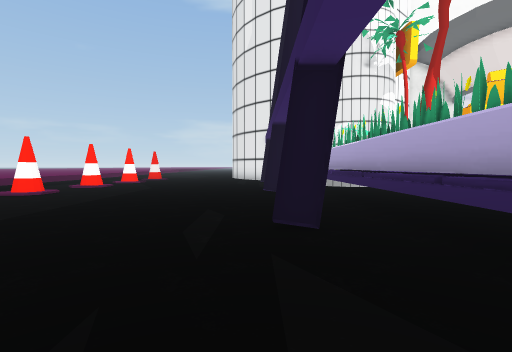
View 1 (above)

24 first-person views from a walk through a 3-D level made in the Unity game engine. The camera is 1.4 m above the floor, tilts 2° down and sees 85° across. The floor is counted in squares, 2 m on a side. Each view is taken from the middle of a square. On the plan, view 1 faces up. The plan holds only what a view shows up to about 9 squares ahead; the rest is blank. The place goes on beyond the plan. Some surface patterns are stand-ins.

View 2
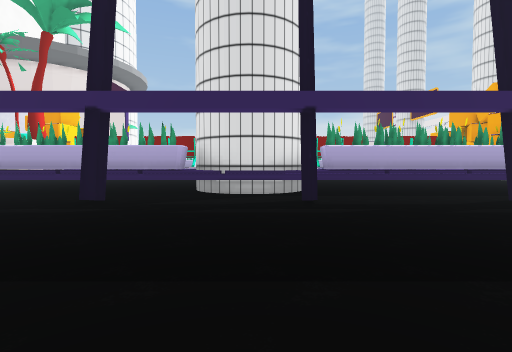

View 3
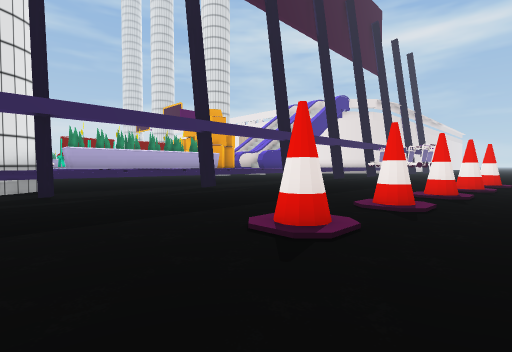

View 4
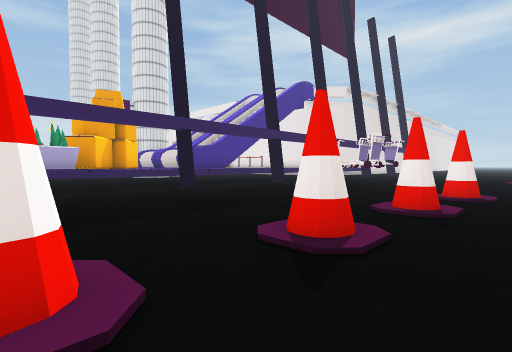

View 5
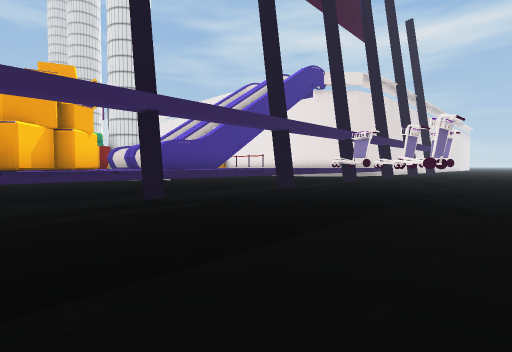

View 6
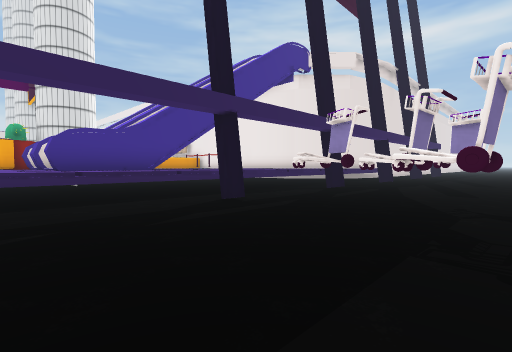

View 7
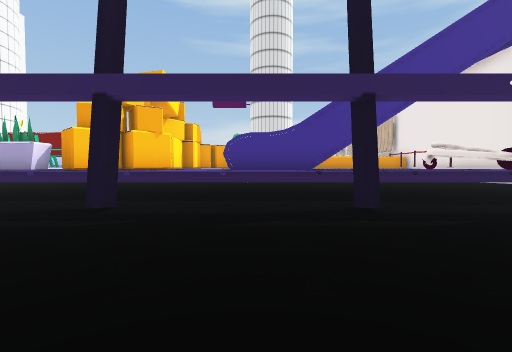

View 8
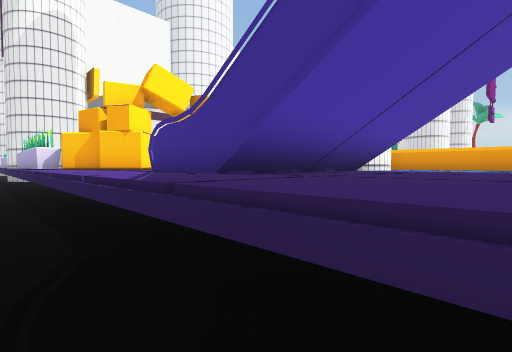

View 9
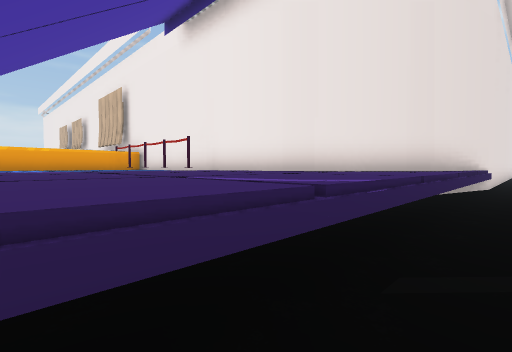

View 10
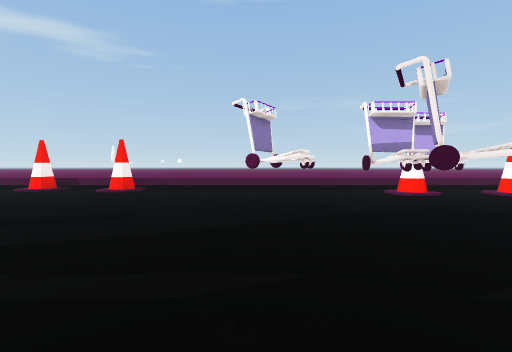

View 11
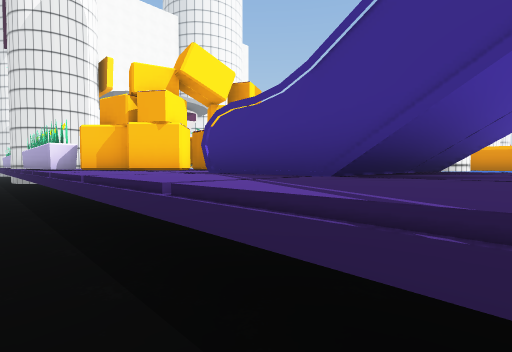

View 12
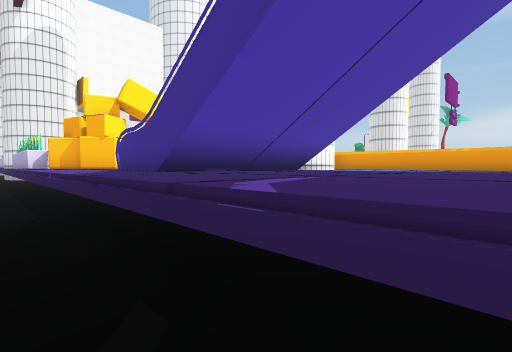

View 13
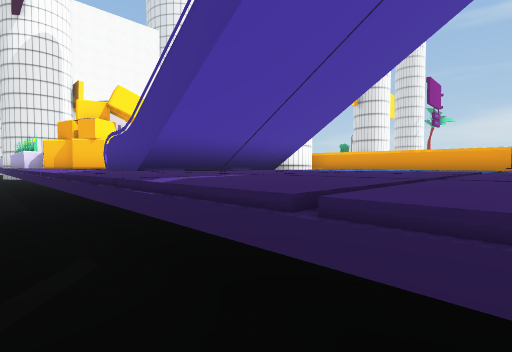

View 14
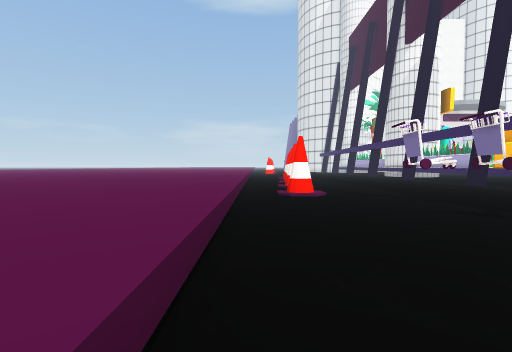

View 15
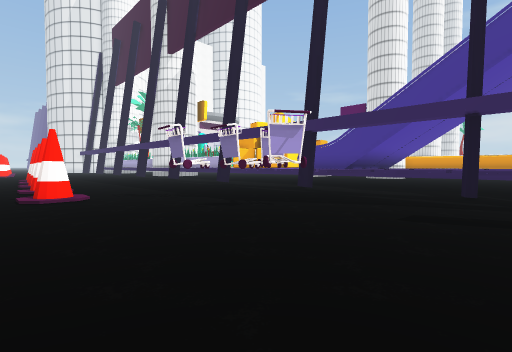

View 16
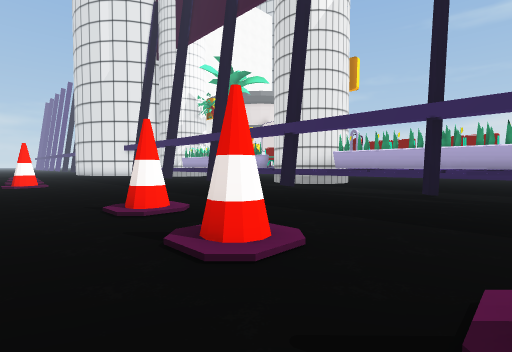

View 17
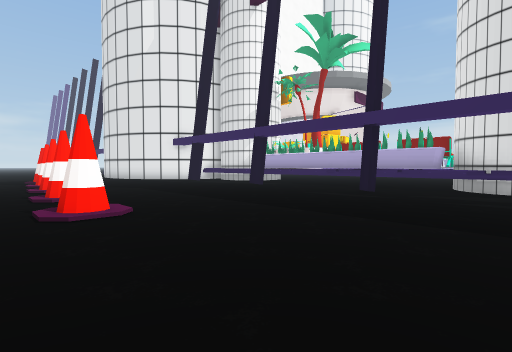

View 18
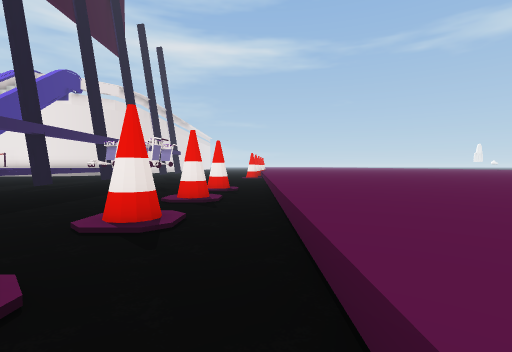

View 19
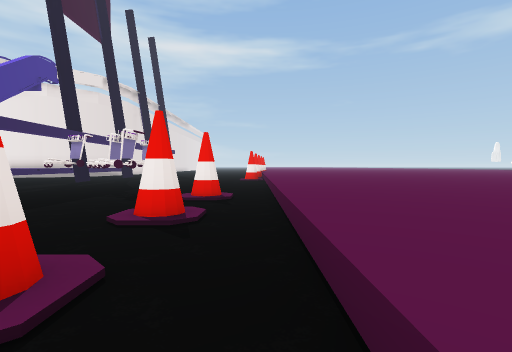

View 20
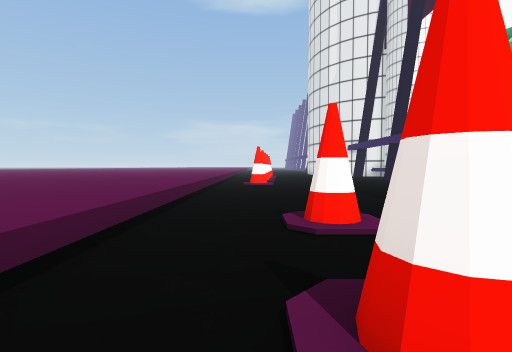

View 21
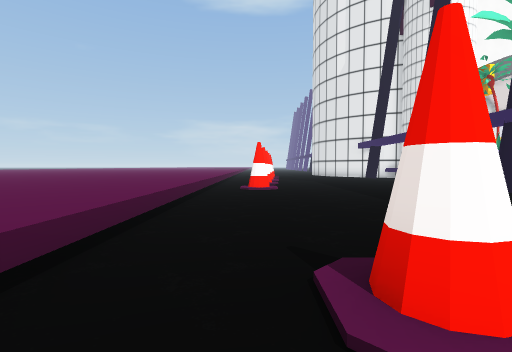

View 22
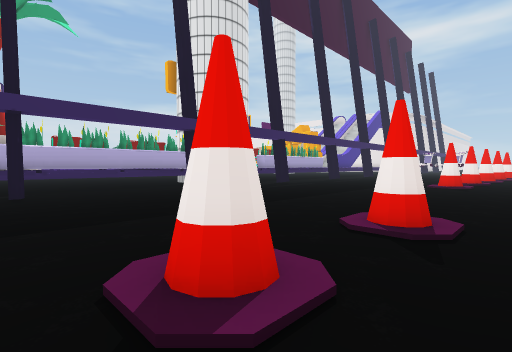

View 23
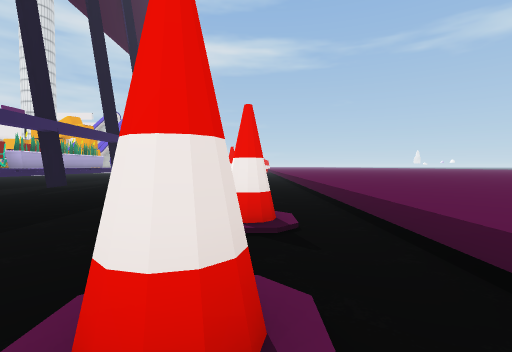

View 24
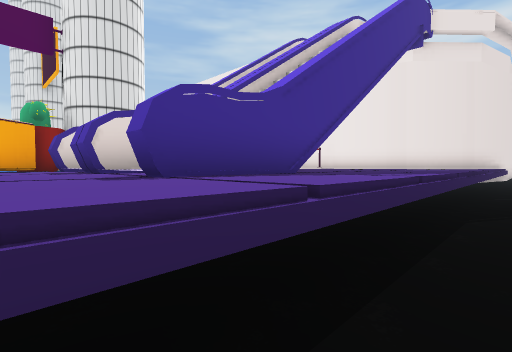

### Floor plan
Key: @ floor where view 1 was taken; # wall or solid block; x gap in a wall; . main floor; : floor 0.75 m higher than the main floor; / step, stairs or slope; ^ raised ledge; O other object.
Columns run from 9 left of view 1 to 12 right of it. Each row starts with its distance up from view 1.
  8   .........#
  7   .#.......###
  6  :.........#
  5 ^:.#.......#^
  4 ^:.........#^
  3 ^:.........#^
  2 ^:.........x^
  1 ^:.........#^
  0 ^:.......@.#
 -1 ^:.........^^
 -2 ^:.........x^
 -3  :..#......#
 -4  :.........#
 -5  :..#......#
 -6 ^:.........#^
 -7 ^:.#.......##^
 -8 ^:.........^###
 -9 ^:.........^^##
-10 ^:.#.......^^^^^^ #
-11 ^:.........^^^^^^^##^
-12 ^:.#.......^^#^# ##
-13 ^:....O....^^######
-14 ^:....OOO..^^#####^^^#
-15 ^:....O....^^^^^^ ^^ #
-16 ^:....O....^^^^^^ ^^^#
-17 ^:.........^^^^^^ ^^^#
-18  :.........^^^^^^ ^^^#
-19  :/........^^^^^^ ^^^#
-20  ://..... .^^^^^^^^^

Positions as (right, up) in squares from view 1, and headings:
1: (0, 0), facing up
2: (-5, 0), facing right
3: (-7, 0), facing down-right
4: (-7, -5), facing down-right
5: (-5, -7), facing down-right
6: (-4, -10), facing down-right
7: (-4, -12), facing right
8: (1, -17), facing up-right
9: (1, -16), facing down-right
10: (1, -16), facing left
11: (1, -15), facing up-right
12: (1, -19), facing up-right
13: (1, -20), facing up-right
14: (-7, -19), facing up
15: (-7, -19), facing up-right
16: (-7, -7), facing up-right
17: (-7, 0), facing up-right
18: (-7, -4), facing down
19: (-7, -6), facing down
20: (-6, -6), facing up
21: (-6, -4), facing up
22: (-7, 8), facing down-right
23: (-6, 8), facing down
24: (1, -10), facing down-right
